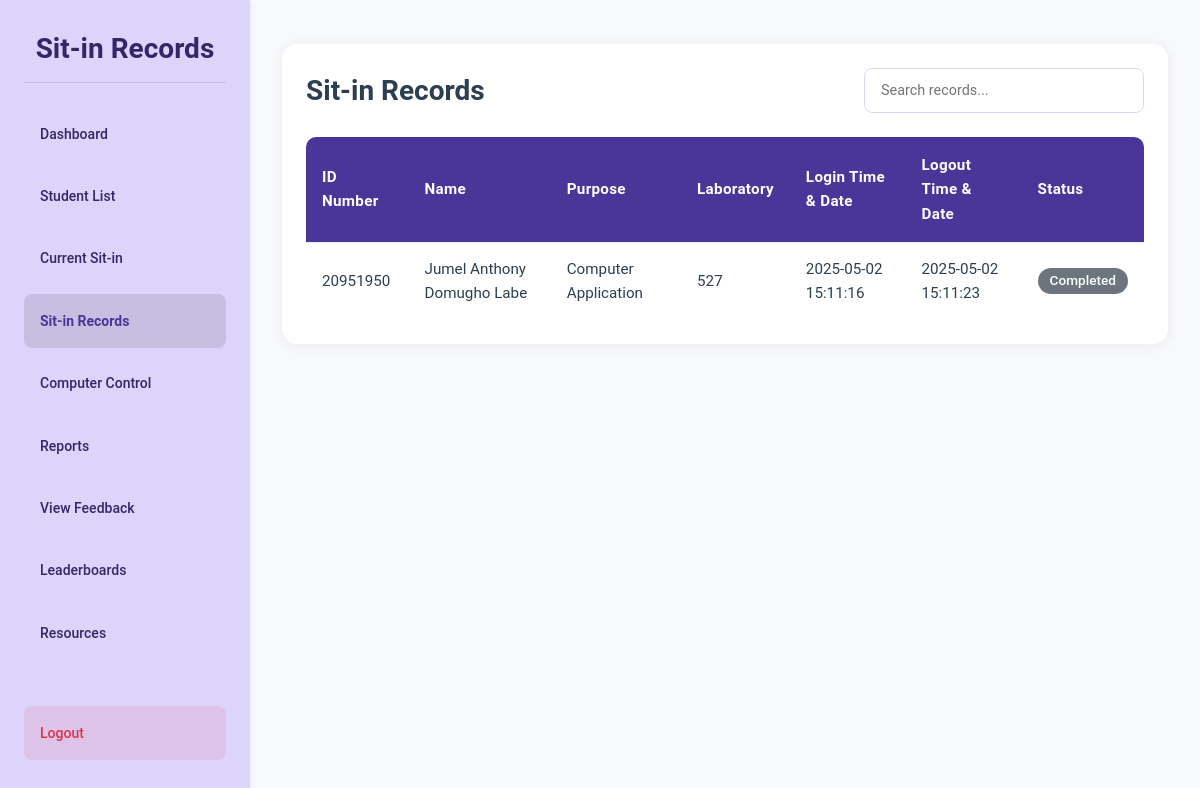
Before: /admin/sit_in_records (signed in) with the older database file.
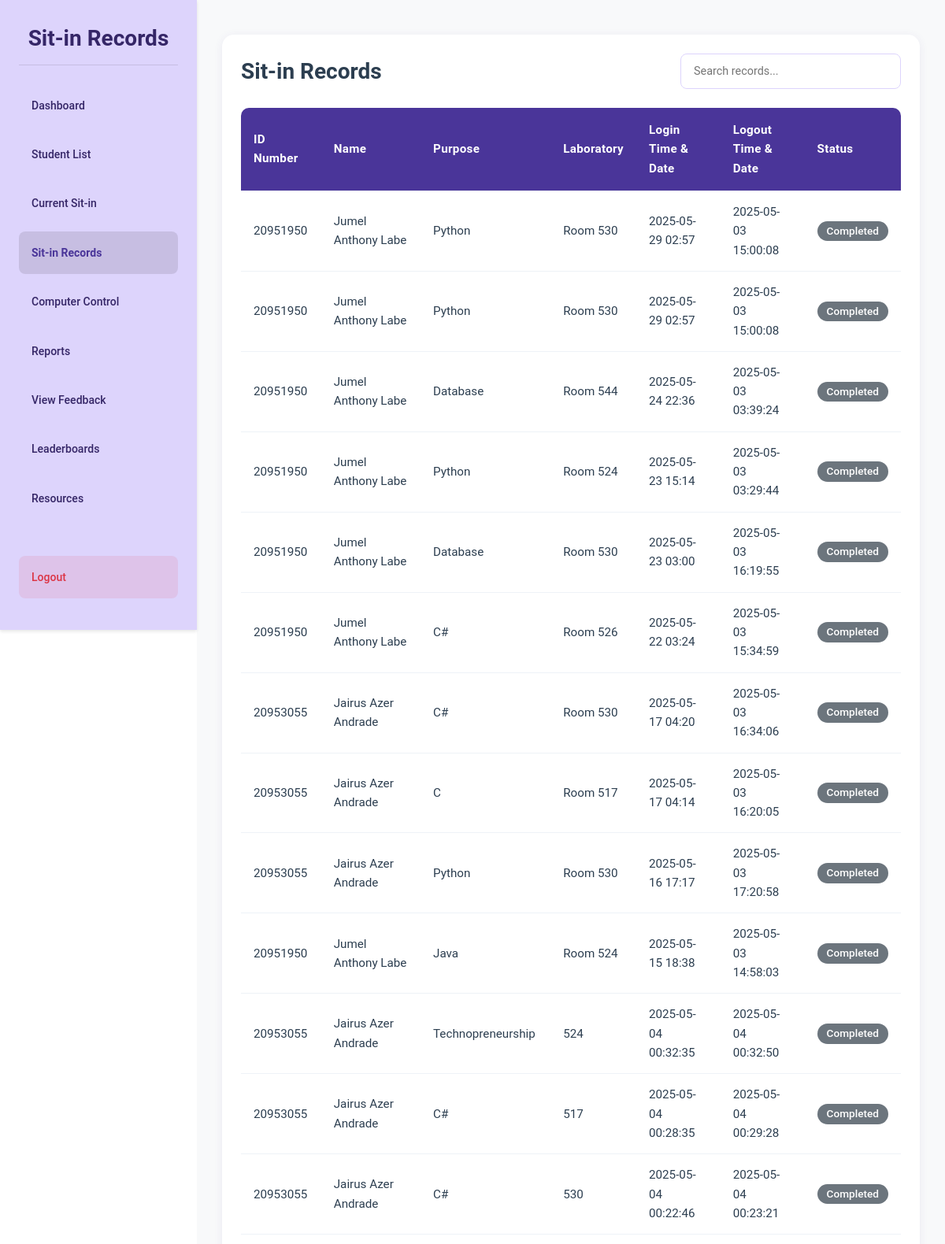
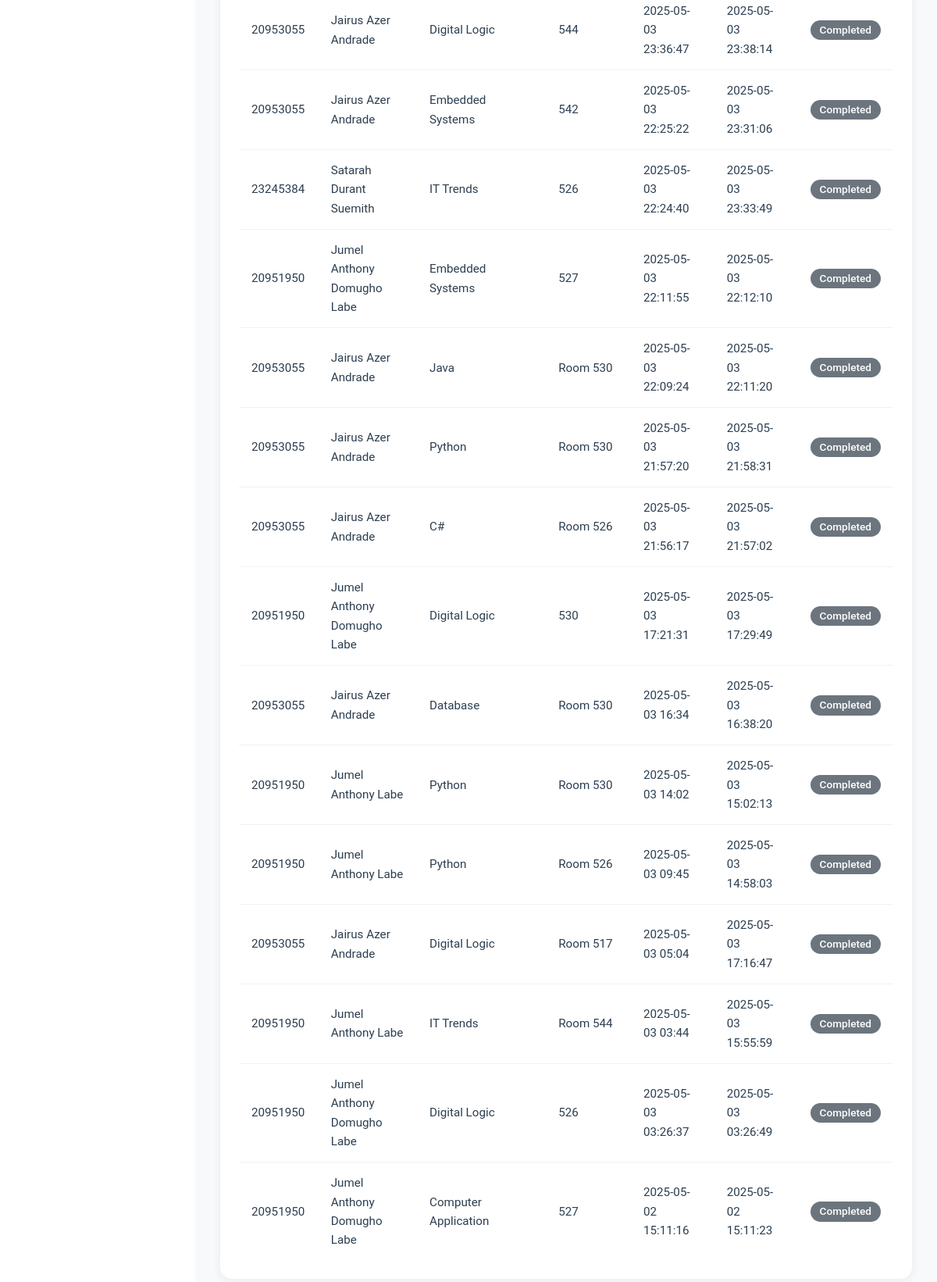
After: the same page with the newer database file (2 pictures, top to bottom).
### tables this page shows
CREATE TABLE sit_in_records (
    sit_in_id INTEGER PRIMARY KEY AUTOINCREMENT,
    id_number VARCHAR(50) NOT NULL,
    name VARCHAR(255) NOT NULL,
    purpose TEXT NOT NULL,
    lab VARCHAR(10) NOT NULL,
    login_time DATETIME NOT NULL,
    logout_time DATETIME NULL,
    date DATE NOT NULL
, computer_number INTEGER);

### routes/admin_routes.py (the view)
@admin_bp.route('/sit_in_records')
def sit_in_records():
    if session.get('user_type') != 'admin':
        flash("Admin access required.", "danger")
        return redirect(url_for('auth.login'))
    records = get_sit_in_records()
    purpose_stats = get_purpose_stats()
    return render_template('admin/sit_in_records.html',
                         records=records,
                         purpose_stats=purpose_stats)

### app.py (called while the page is built)
@app.after_request
def add_header(response):
    if 'Cache-Control' not in response.headers:
        response.headers['Cache-Control'] = 'no-store, no-cache, must-revalidate, post-check=0, pre-check=0, max-age=0'
        response.headers['Pragma'] = 'no-cache'
        response.headers['Expires'] = '-1'
    return response

### dbhelper.py (called while the page is built)
def get_sit_in_records():
    conn = get_connection()
    cursor = conn.cursor()
    cursor.execute("""
        SELECT sir.id_number, sir.name, sir.purpose, sir.lab,
               sir.login_time,
               CASE
                   WHEN sir.logout_time IS NULL THEN 'Active'
                   ELSE sir.logout_time
               END as logout_time
        FROM sit_in_records sir
        ORDER BY sir.login_time DESC
    """)
    records = cursor.fetchall()
    conn.close()
    return [dict(zip(['id_number', 'name', 'purpose', 'lab', 'login_time', 'logout_time'], record))
            for record in records]

### templates/admin/sit_in_records.html (shortened to what this page needs)
{% extends "admin/base.html" %}
{% block content %}
<div class="dashboard-container">
    <div class="sidebar">
        <h1 class="dashboard-title">Sit-in Records</h1>
        <a href="{{ url_for('admin.admin_dashboard') }}" class="menu-btn">Dashboard</a>
        <a href="{{ url_for('admin.student_list') }}" class="menu-btn">Student List</a>
        <a href="{{ url_for('admin.current_sit_in') }}" class="menu-btn">Current Sit-in</a>
        <a href="{{ url_for('admin.sit_in_records') }}" class="menu-btn active">Sit-in Records</a>
        <a href="{{ url_for('admin.computer_control') }}" class="menu-btn">Computer Control</a>
        <a href="{{ url_for('admin.reports') }}" class="menu-btn">Reports</a>
        <a href="{{ url_for('admin.feedback_reports') }}" class="menu-btn">View Feedback</a>
        <a href="{{ url_for('admin.leaderboards') }}" class="menu-btn">Leaderboards</a>
        <a href="{{ url_for('admin.admin_resources') }}" class="menu-btn">Resources</a>
        <a href="{{ url_for('admin.logout') }}" class="menu-btn logout-btn">Logout</a>
    </div>
    <div class="content">
        <div class="container mt-4">
            <div class="table-container">
                <div class="table-header">
                    <h2 class="table-title">Sit-in Records</h2>
                    <div class="table-search">
                        <input type="text" class="search-input" placeholder="Search records..." id="searchInput" onkeyup="searchTable()">
                    </div>
                </div>
                <table class="custom-table">
                    <thead>
                        <tr>
                            <th>ID Number</th>
                            <th>Name</th>
                            <th>Purpose</th>
                            <th>Laboratory</th>
                            <th>Login Time & Date</th>
                            <th>Logout Time & Date</th>
                            <th>Status</th>
                        </tr>
                    </thead>
                    <tbody>
                        {% for record in records %}
                        <tr>
                            <td>{{ record.id_number }}</td>
                            <td>{{ record.name }}</td>
                            <td>{{ record.purpose }}</td>
                            <td>{{ record.lab }}</td>
                            <td>{{ record.login_time }}</td>
                            <td>{{ record.logout_time }}</td>
                            <td>
                                {% if record.logout_time == 'Active' %}
                                    <span class="badge bg-success">Active</span>
                                {% else %}
                                    <span class="badge bg-secondary">Completed</span>
                                {% endif %}
                            </td>
                        </tr>
                        {% endfor %}
                    </tbody>
                </table>
            </div>
        </div>
    </div>
</div>
{% endblock %}

Changed rows visible on the page:
added sit_in_records: id_number "20951950", name "Jumel Anthony Labe", purpose "Python", lab "Room 530", login_time "2025-05-29 02:57", logout_time "2025-05-03 15:00:08"
added sit_in_records: id_number "20951950", name "Jumel Anthony Labe", purpose "Python", lab "Room 530", login_time "2025-05-29 02:57", logout_time "2025-05-03 15:00:08"
added sit_in_records: id_number "20951950", name "Jumel Anthony Labe", purpose "Database", lab "Room 544", login_time "2025-05-24 22:36", logout_time "2025-05-03 03:39:24"
added sit_in_records: id_number "20951950", name "Jumel Anthony Labe", purpose "Python", lab "Room 524", login_time "2025-05-23 15:14", logout_time "2025-05-03 03:29:44"
added sit_in_records: id_number "20951950", name "Jumel Anthony Labe", purpose "Database", lab "Room 530", login_time "2025-05-23 03:00", logout_time "2025-05-03 16:19:55"
added sit_in_records: id_number "20951950", name "Jumel Anthony Labe", purpose "C#", lab "Room 526", login_time "2025-05-22 03:24", logout_time "2025-05-03 15:34:59"
added sit_in_records: id_number "20953055", name "Jairus Azer Andrade", purpose "C#", lab "Room 530", login_time "2025-05-17 04:20", logout_time "2025-05-03 16:34:06"
added sit_in_records: id_number "20953055", name "Jairus Azer Andrade", purpose "C", lab "Room 517", login_time "2025-05-17 04:14", logout_time "2025-05-03 16:20:05"
added sit_in_records: id_number "20953055", name "Jairus Azer Andrade", purpose "Python", lab "Room 530", login_time "2025-05-16 17:17", logout_time "2025-05-03 17:20:58"
added sit_in_records: id_number "20951950", name "Jumel Anthony Labe", purpose "Java", lab "Room 524", login_time "2025-05-15 18:38", logout_time "2025-05-03 14:58:03"
added sit_in_records: id_number "20953055", name "Jairus Azer Andrade", purpose "Technopreneurship", lab "524", login_time "2025-05-04 00:32:35", logout_time "2025-05-04 00:32:50"
added sit_in_records: id_number "20953055", name "Jairus Azer Andrade", purpose "C#", lab "517", login_time "2025-05-04 00:28:35", logout_time "2025-05-04 00:29:28"
added sit_in_records: id_number "20953055", name "Jairus Azer Andrade", purpose "C#", lab "530", login_time "2025-05-04 00:22:46", logout_time "2025-05-04 00:23:21"
added sit_in_records: id_number "20953055", name "Jairus Azer Andrade", purpose "Digital Logic", lab "544", login_time "2025-05-03 23:36:47", logout_time "2025-05-03 23:38:14"
added sit_in_records: id_number "20953055", name "Jairus Azer Andrade", purpose "Embedded Systems", lab "542", login_time "2025-05-03 22:25:22", logout_time "2025-05-03 23:31:06"
added sit_in_records: id_number "23245384", name "Satarah Durant Suemith", purpose "IT Trends", lab "526", login_time "2025-05-03 22:24:40", logout_time "2025-05-03 23:33:49"
added sit_in_records: id_number "20951950", name "Jumel Anthony Domugho Labe", purpose "Embedded Systems", lab "527", login_time "2025-05-03 22:11:55", logout_time "2025-05-03 22:12:10"
added sit_in_records: id_number "20953055", name "Jairus Azer Andrade", purpose "Java", lab "Room 530", login_time "2025-05-03 22:09:24", logout_time "2025-05-03 22:11:20"
added sit_in_records: id_number "20953055", name "Jairus Azer Andrade", purpose "Python", lab "Room 530", login_time "2025-05-03 21:57:20", logout_time "2025-05-03 21:58:31"
added sit_in_records: id_number "20953055", name "Jairus Azer Andrade", purpose "C#", lab "Room 526", login_time "2025-05-03 21:56:17", logout_time "2025-05-03 21:57:02"
added sit_in_records: id_number "20951950", name "Jumel Anthony Domugho Labe", purpose "Digital Logic", lab "530", login_time "2025-05-03 17:21:31", logout_time "2025-05-03 17:29:49"
added sit_in_records: id_number "20953055", name "Jairus Azer Andrade", purpose "Database", lab "Room 530", login_time "2025-05-03 16:34", logout_time "2025-05-03 16:38:20"
added sit_in_records: id_number "20951950", name "Jumel Anthony Labe", purpose "Python", lab "Room 530", login_time "2025-05-03 14:02", logout_time "2025-05-03 15:02:13"
added sit_in_records: id_number "20951950", name "Jumel Anthony Labe", purpose "Python", lab "Room 526", login_time "2025-05-03 09:45", logout_time "2025-05-03 14:58:03"
added sit_in_records: id_number "20953055", name "Jairus Azer Andrade", purpose "Digital Logic", lab "Room 517", login_time "2025-05-03 05:04", logout_time "2025-05-03 17:16:47"
added sit_in_records: id_number "20951950", name "Jumel Anthony Labe", purpose "IT Trends", lab "Room 544", login_time "2025-05-03 03:44", logout_time "2025-05-03 15:55:59"
added sit_in_records: id_number "20951950", name "Jumel Anthony Domugho Labe", purpose "Digital Logic", lab "526", login_time "2025-05-03 03:26:37", logout_time "2025-05-03 03:26:49"
